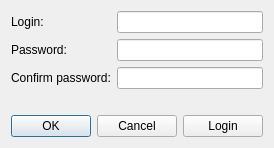
<?xml version="1.0" encoding="UTF-8"?>
<ui version="4.0">
 <class>RegistrationForm</class>
 <widget class="QWidget" name="RegistrationForm">
  <property name="geometry">
   <rect>
    <x>0</x>
    <y>0</y>
    <width>274</width>
    <height>148</height>
   </rect>
  </property>
  <property name="windowTitle">
   <string>Form</string>
  </property>
  <layout class="QVBoxLayout" name="verticalLayout">
   <item>
    <layout class="QFormLayout" name="formLayout">
     <item row="0" column="0">
      <widget class="QLabel" name="label">
       <property name="text">
        <string>Login:</string>
       </property>
      </widget>
     </item>
     <item row="0" column="1">
      <widget class="QLineEdit" name="loginEdit"/>
     </item>
     <item row="1" column="0">
      <widget class="QLabel" name="label_2">
       <property name="text">
        <string>Password:</string>
       </property>
      </widget>
     </item>
     <item row="1" column="1">
      <widget class="QLineEdit" name="passwordEdit">
       <property name="echoMode">
        <enum>QLineEdit::Password</enum>
       </property>
      </widget>
     </item>
     <item row="2" column="0">
      <widget class="QLabel" name="label_3">
       <property name="text">
        <string>Confirm password:</string>
       </property>
      </widget>
     </item>
     <item row="2" column="1">
      <widget class="QLineEdit" name="passwordConfirmEdit">
       <property name="echoMode">
        <enum>QLineEdit::Password</enum>
       </property>
      </widget>
     </item>
    </layout>
   </item>
   <item>
    <spacer name="verticalSpacer">
     <property name="orientation">
      <enum>Qt::Vertical</enum>
     </property>
     <property name="sizeHint" stdset="0">
      <size>
       <width>20</width>
       <height>40</height>
      </size>
     </property>
    </spacer>
   </item>
   <item>
    <layout class="QHBoxLayout" name="horizontalLayout">
     <item>
      <widget class="QDialogButtonBox" name="buttonBox">
       <property name="standardButtons">
        <set>QDialogButtonBox::Cancel|QDialogButtonBox::Ok</set>
       </property>
      </widget>
     </item>
     <item>
      <widget class="QPushButton" name="loginButton">
       <property name="text">
        <string>Login</string>
       </property>
      </widget>
     </item>
    </layout>
   </item>
  </layout>
 </widget>
 <resources/>
 <connections/>
</ui>
